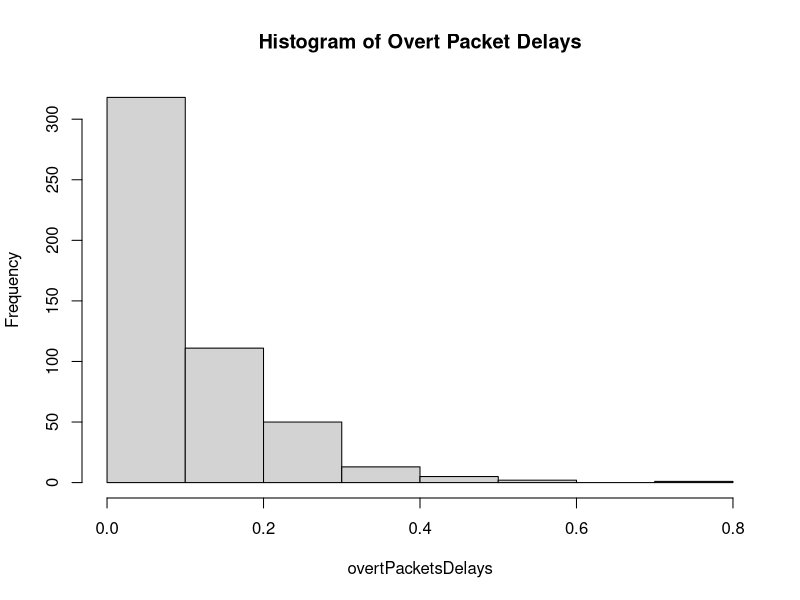
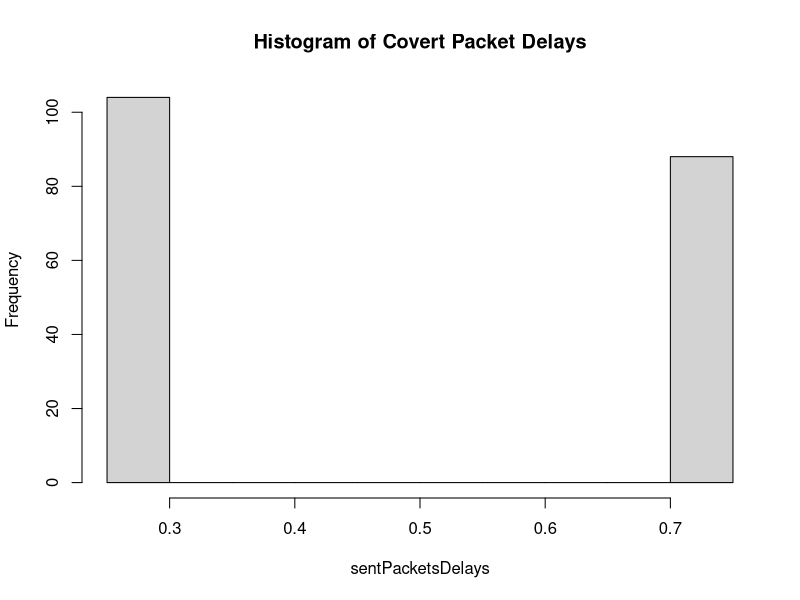
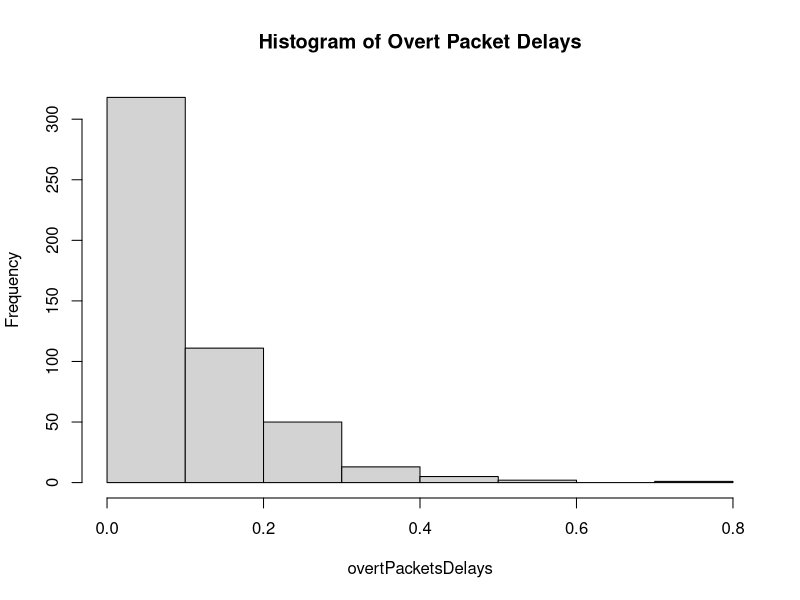
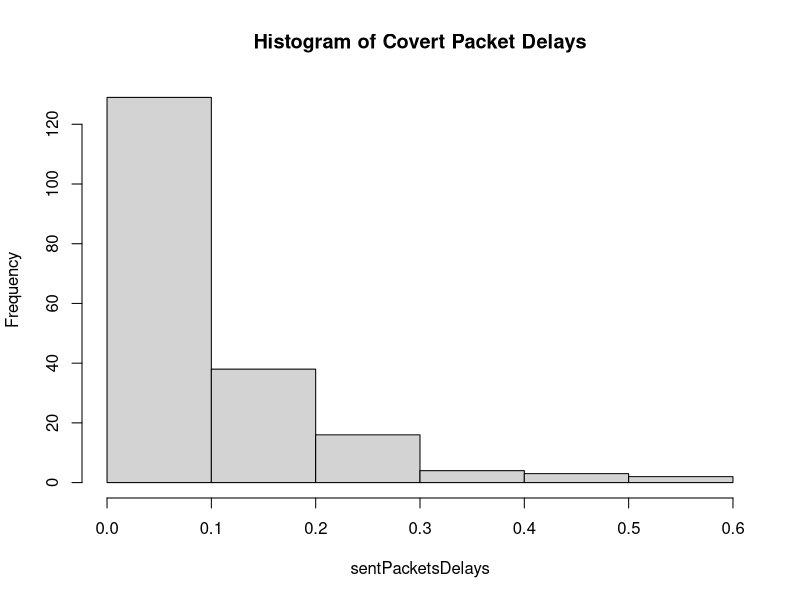

Write R code to recreate these figures, in order.
## ---- chunk 1

knitr::opts_chunk$set(echo = TRUE)
## ---- chunk 2
#  your R code here
message = "this is a secret message"
rawMessage = charToRaw(message)
bits = rawToBits(rawMessage)

bitLength = (nchar(message) * 8)
sentPacketsTime = numeric(bitLength + 1)
sentPacketsStream = numeric(bitLength)
sentPacketsDelays = numeric(bitLength)
currTime = 0
index = 2
for (i in 1:nchar(message)) {
  for (x in 0:7) {
    if (bits[(i*8) - x] == 00){
      sentPacketsTime[index] = currTime + 0.25
      currTime = currTime + 0.25
      sentPacketsStream[index-1] = 0
      sentPacketsDelays[index-1] = 0.25
    } else {
      sentPacketsTime[index] = currTime + 0.75
      currTime = currTime + 0.75
      sentPacketsStream[index-1] = 1
      sentPacketsDelays[index-1] = 0.75
    }
    index = index + 1
  }
}

print(sentPacketsStream)
print(sentPacketsStream)
## ---- chunk 3
#  your R code here
data <- read.csv("Traffic_data_orig.csv", header=TRUE)
overtPacketStream = data[,2]
x = length(overtPacketStream)
overtPacketsDelays = numeric(x-1)
currTime = 0
index = 2
for (i in 2:x-1){
  overtPacketsDelays[i-1] = overtPacketStream[i]-overtPacketStream[i-1]
}

hist(overtPacketsDelays, main = "Histogram of Overt Packet Delays")
hist(sentPacketsDelays, main = "Histogram of Covert Packet Delays")
## ---- chunk 4
#  your R code here
med = median(overtPacketsDelays)
min = min(overtPacketsDelays)
max = max(overtPacketsDelays)
mean = mean(overtPacketsDelays)

message = "this is a secret message"
rawMessage = charToRaw(message)
bits = rawToBits(rawMessage)

bitLength = (nchar(message) * 8)
sentPacketsTime = numeric(bitLength + 1)
sentPacketsStream = numeric(bitLength)
sentPacketsDelays = numeric(bitLength)
currTime = 0
index = 2
for (i in 1:nchar(message)) {
  for (x in 0:7) {
    if (bits[(i*8) - x] == 00){
      delay = rexp(1, 1/mean)
      while (delay > med || delay < min) {
        delay = rexp(1, 1/mean)
      }
      sentPacketsTime[index] = currTime + delay
      currTime = currTime + delay
      sentPacketsStream[index-1] = 0
      sentPacketsDelays[index-1] = delay
    } else {
      delay = rexp(1, 1/mean)
      while (delay <= med || delay > max) {
        delay = rexp(1, 1/mean)
      }
      sentPacketsTime[index] = currTime + delay
      currTime = currTime + delay
      sentPacketsStream[index-1] = 1
      sentPacketsDelays[index-1] = delay
    }
    index = index + 1
  }
}
## ---- chunk 5
#  your R code here
data <- read.csv("Traffic_data_orig.csv", header=TRUE)
overtPacketStream = data[,2]
x = length(overtPacketStream)
overtPacketsDelays = numeric(x-1)
currTime = 0
index = 2
for (i in 2:x-1){
  overtPacketsDelays[i-1] = overtPacketStream[i]-overtPacketStream[i-1]
}

hist(overtPacketsDelays, main = "Histogram of Overt Packet Delays")
hist(sentPacketsDelays, main = "Histogram of Covert Packet Delays", breaks=8)
## ---- chunk 6
#  your R simulation code here 
ms = c(16, 32)
t = 500
B = 20
is = c(2, 6, 10, 14, 18)
for (m in ms) {
  for (i in is) {
    overflows = numeric(t)
    underflows = numeric(t)
    for (x in 1:t) {
      message = sample(c(0, 1), size = m, replace = TRUE)
      CB = i
      
      packet_gen_delays = rexp(m, rate = 1)
      packet_send_delays = numeric(m)
      for (bit_i in 1:length(message)) {
        if (message[bit_i] == 0) {
          delay = rexp(1, 1)
          #while (delay > med || delay < min) {
          while (delay > 1 || delay < 0) {
            #print(delay)
            delay = rexp(1, 1)
          }
          packet_send_delays[bit_i] = delay
        } else {
          delay = rexp(1, 1/mean)
          #while (delay <= med || delay > max) {
          while (delay <= 1) {
            #print(delay)
            delay = rexp(1, 1)
          }
          packet_send_delays[bit_i] = delay
        }
      }
      
      gen_i = i + 1
      t_next_gen = packet_gen_delays[gen_i]
      send_i = 1
      t_next_send = packet_send_delays[send_i]
      
      outcome = "success"
            
      while (gen_i < m) {
        if (t_next_gen < t_next_send) {
          # If  a packet will be added to the buffer before the next packet is sent
          t_next_send = t_next_send - t_next_gen
          
          gen_i = gen_i + 1
          t_next_gen = packet_gen_delays[gen_i]
          CB = CB + 1
          
          if (CB > B) {
            outcome = "overflow"
            break
          }
        } else if (t_next_send < t_next_gen) {
          # If we send the next packet before we generate the next packet
          t_next_gen = t_next_gen - t_next_send
          
          send_i = send_i + 1
          t_next_send = packet_send_delays[send_i]
          CB = CB - 1
          
          if (CB < 0) {
            outcome = "underflow"
            break
          }
        } else {
          # If we send a packet as we generate it
          gen_i = gen_i + 1
          t_next_gen = packet_gen_delays[gen_i]
          send_i = send_i + 1
          t_next_send = packet_send_delays[send_i]
        }
      }
      
      if (outcome == "overflow") {
        overflows[x] = 1
        underflows[x] = 0
      } else if (outcome == "underflow") {
        overflows[x] = 0
        underflows[x] = 1
      } else {
        overflows[x] = 0
        underflows[x] = 0
      }
    }
    print(paste("overflow: ", mean(overflows)))
    print(paste("underflow: ", mean(underflows)))
  }
}

# tabulate results and compute the probabilities

## ---- chunk 7
#  your R simulation code here 


# tabulate results and compute the probabilities

